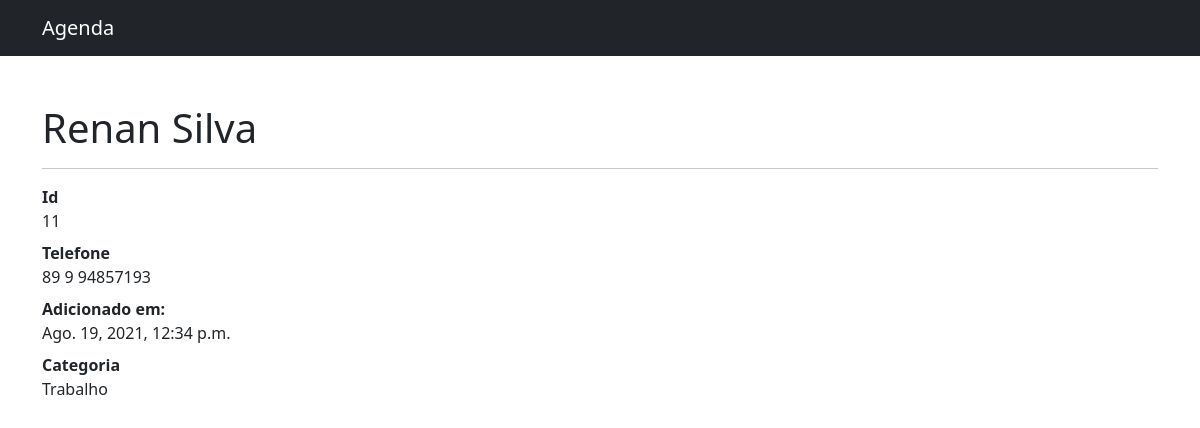
The app's page /11/ with its own data.
### Contatos/models.py (models this page shows, shortened)
class Contato(models.Model):
    categoria_contato = models.ForeignKey(Categoria, on_delete=models.DO_NOTHING, verbose_name='Categoria')
    nome_contato = models.CharField(max_length=100, verbose_name='Nome')
    sobrenome_contato = models.CharField(max_length=100, verbose_name='Sobrenome')
    telefone_contato = models.CharField(max_length=225, verbose_name='Telefone')
    email_contato = models.CharField(max_length=255, blank=True, verbose_name='E-mail')
    data_criacao_contato = models.DateTimeField(auto_now_add=True, verbose_name='Data de criação')
    descricao_contato = models.TextField(blank=True, verbose_name='Descrição')
    mostrar_contato = models.BooleanField(default=False)
    image_contact = models.ImageField(blank=True, upload_to='imagens/%Y/%m/%d', verbose_name='Imagem')

class Categoria(models.Model):
    nome_categoria = models.CharField(max_length=225, verbose_name='Nome da categoria')
    def __str__(self):
        return self.nome_categoria

### Contatos/views.py (the view)
# urls.py: path('<int:id_contato>/', views.detalhes_contato, name='detalhes_contato'),
def detalhes_contato(request, id_contato):
    contato = get_object_or_404(Contato, id=id_contato)
    if not contato.mostrar_contato:
        raise Http404()
    return render(request, 'contatos/detalhes_contato.html', {'contato': contato})

### Contatos/templates/contatos/detalhes_contato.html (shortened to what this page needs)
{% extends 'base.html' %}
{% block 'content' %}
    {% include 'partials/_header.html' %}
    <div class="container">
        <h1 class="mt-5">{{ contato.nome_contato }} {{ contato.sobrenome_contato }}</h1>
        <hr>
        <dl>
            <dt>Id</dt>
            <dd>{{ contato.id }}</dd>
            <dt>Telefone</dt>
            <dd>{{ contato.telefone_contato }}</dd>
            <dt>Adicionado em:</dt>
            <dd>{{ contato.data_criacao_contato }}</dd>
            <dt>Categoria</dt>
            <dd>{{ contato.categoria_contato }}</dd>
        </dl>
    </div>
{% endblock %}

### records on screen
Contato: nome_contato "Renan", sobrenome_contato "Silva", id "11", telefone_contato "89 9 94857193", data_criacao_contato "Ago. 19, 2021, 12:34 p.m.", categoria_contato "Trabalho"
